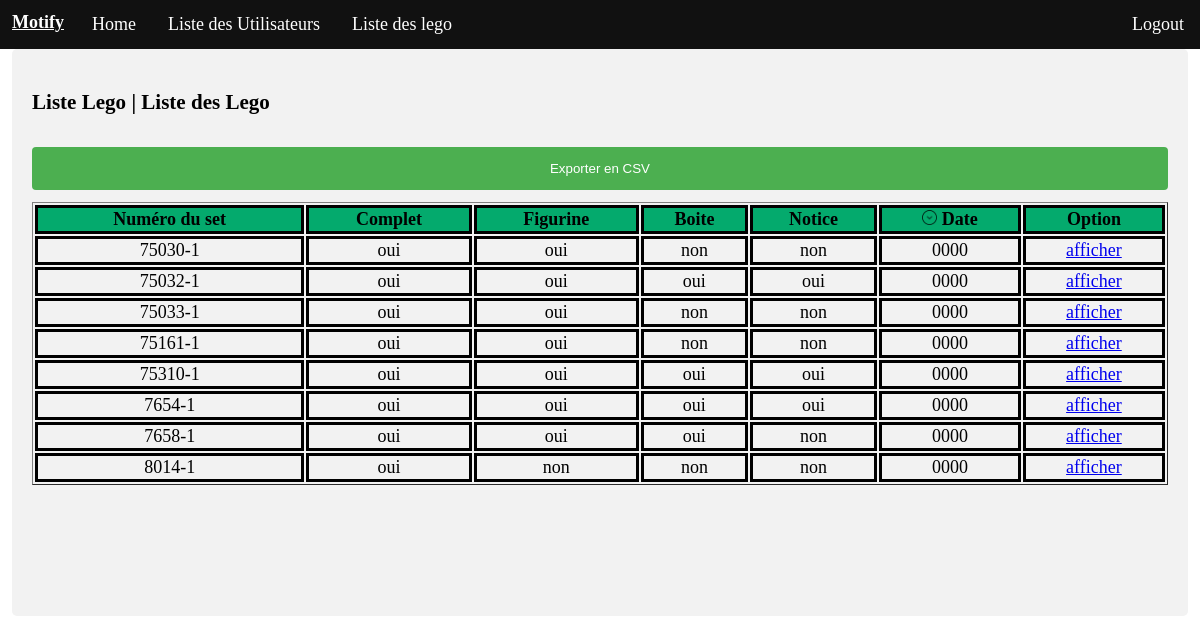
Page /src/LegoList.php (signed in) on the committed database.
### tables this page shows
CREATE TABLE IF NOT EXISTS `lego` (
  `lego_id` char(50) NOT NULL DEFAULT '',
  `lego_complet` char(3) NOT NULL DEFAULT '0',
  `lego_figurine` char(3) NOT NULL DEFAULT '0',
  `lego_boite` char(3) NOT NULL DEFAULT '0',
  `lego_notice` char(3) NOT NULL DEFAULT '0',
  `lego_date` char(4) NOT NULL DEFAULT '0000',
  PRIMARY KEY (`lego_id`)
);

### Classes/Manager/Legomanager.php (called while the page is built, shortened)
<?php
include ('../Classes/Entity/Lego.php');
include('../lib/MotifyLogging.php');
Class LegoManager{
    private $_db;
    public function setDb($db){
        $this->_db = $db;
    }
        public function getList(): array
        {
            $logger = new MotifyLogging();
        $request = $this->_db->query('SELECT `lego_id`, lego_complet, lego_figurine, lego_boite, lego_notice, lego_date FROM lego;');
        $userList = array();
        while ($ligne = $request->fetch(PDO::FETCH_ASSOC)) {
            $user = new Lego($ligne);
            $userList[] = $user;
        }
        return $userList;
    }
    }
?>

### lib/MotifyLogging.php (called while the page is built, shortened)
<?php
 class MotifyLogging{
    private $fichier = '/log/MotifyLog.log';
    public  function getFichier(){
        return $this->fichier;
    }
}

### Classes/Entity/Lego.php (called while the page is built, shortened)
<?php
class Lego
{
    private $Id;
    private $complet;
    private $figurine;
    private $boite;
    private $notice;
    private $date;
    public function hydrate(array $ligne)
    {
        foreach ($ligne as $key => $value) {
            $method = "set" . ucfirst($key);
        }
    }
    public function setLego_id($Id)
    {
        $this->Id = $Id;
        return $this;
    }
    public function getLego_id()
    {
        return $this->Id;
    }
    public function getComplet()
    {
        return $this->complet;
    }
    public function setLego_complet($complet)
    {
        $this->complet = $complet;
        return $this;
    }
    public function getFigurine()
    {
        return $this->figurine;
    }
    public function setLego_figurine($figurine)
    {
        $this->figurine = $figurine;
        return $this;
    }
    public function getBoite()
    {
        return $this->boite;
    }
    public function setLego_boite($boite)
    {
        $this->boite = $boite;
        return $this;
    }
    public function getNotice()
    {
        return $this->notice;
    }
    public function setLego_notice($notice)
    {
        $this->notice = $notice;
        return $this;
    }
    public function getDate()
    {
        return $this->date;
    }
    public function setlego_date($date)
    {
        $this->date = $date;
        return $this;
    }
}

### src/LegoList.php (the view, shortened to what this page needs)
<!DOCTYPE html>
<html lang="fr">
    <head>
    <link rel="stylesheet" href="../Assets/style/style.css">
    </head>
    <body>
        <header>
        <nav class="topnav" id="myTopnav">
                <ul>
                  <li class="title">Motify</li>
                  <li><a href="../index.php">Home</a></li>
                  <li><a href="UserList.php">Liste des Utilisateurs</a></li>
                  <li><a href="LegoList.php">Liste des lego</a></li>
                  <?php
                    if (!$_SESSION['connecter'] == TRUE) {
                        header('Location: connection.php');
                        }else{
                        echo  '<li style="float:right"><a href="deconnect.php">Logout</a></li>';
                        }
                  ?>
                </ul>
              </nav>
          </header>
          <main>
            <div class="formulaire">
                <h3>Liste Lego | Liste des Lego</h3>
            <table border="1px">
                <tr>
                    <th>Numéro du set</th>
                    <th>Complet</th>
                    <th>Figurine</th>
                    <th>Boite</th>
                    <th>Notice</th>
                    <th><img id="sortImg" src="../Assets/picture/icons8-down-button-64.png" width="15" height="15"/> Date</th>
                    <th colspan="3">Option</th>
                </tr>
            <?php
            include('../Classes/Manager/Legomanager.php');
            $db = new PDO(DBHOST, DBUSER, DBPASSWORD);
            $Legomanager = new LegoManager($db);
            $tablego = $Legomanager->getList();
                foreach($tablego as $article)
            {
            echo "<tr>";
            echo "<td>".$article->getLego_id()."</td>";
            echo "<td>".$article->getComplet()."</td>";
            echo "<td>".$article->getFigurine()."</td>";
            echo "<td>".$article->getBoite()."</td>";
            echo "<td>".$article->getNotice()."</td>";
            echo "<td>".$article->getDate()."</td>";
            echo "<td><a href='afficher.php?id=".$article->getLego_id()."'>afficher</a></td>";
            echo "</tr>";
            }
            print("<form method='POST' action='csv.php'>");
            print("<input type='submit' value='Exporter en CSV'>");
            print("</form>");
            ?>
            </table></div>
        </main>
    </body>
</html>

### Assets/style/style.css (style rules this page uses)
html { height: 100%; }
body { margin: 0px; padding: 0px; font-family: consolas; font-size: 18px; height: 100%; }
ul { list-style-type: none; margin: 0; padding: 0; overflow: hidden; background-color: #111; }
li { float: left; }
li a { display: block; color: white; text-align: center; padding: 14px 16px; text-decoration: none; }
.title { padding-top: 1%; color: white; font-weight: bold; padding-left: 1%; padding-right: 1%; text-decoration: underline; }
input[type=submit] { width: 100%; background-color: #4CAF50; color: white; padding: 14px 20px; margin: 1% 0; border: none; border-radius: 4px; cursor: pointer; }
.formulaire { border-radius: 5px; background-color: #f2f2f2; padding: 20px; height: 29.3em; margin-left: 1%; margin-right: 1%; }
table { width: 100%; }
th { border: solid black; text-align: center; background-color: #04AA6D; }
td { border: solid black; text-align: center; }

### rows in the picture
lego: lego_id "75030-1", lego_complet "oui", lego_figurine "oui", lego_boite "non", lego_notice "non", lego_date "0000"
lego: lego_id "75032-1", lego_complet "oui", lego_figurine "oui", lego_boite "oui", lego_notice "oui", lego_date "0000"
lego: lego_id "75033-1", lego_complet "oui", lego_figurine "oui", lego_boite "non", lego_notice "non", lego_date "0000"
lego: lego_id "75161-1", lego_complet "oui", lego_figurine "oui", lego_boite "non", lego_notice "non", lego_date "0000"
lego: lego_id "75310-1", lego_complet "oui", lego_figurine "oui", lego_boite "oui", lego_notice "oui", lego_date "0000"
lego: lego_id "7654-1", lego_complet "oui", lego_figurine "oui", lego_boite "oui", lego_notice "oui", lego_date "0000"
lego: lego_id "7658-1", lego_complet "oui", lego_figurine "oui", lego_boite "oui", lego_notice "non", lego_date "0000"
lego: lego_id "8014-1", lego_complet "oui", lego_figurine "non", lego_boite "non", lego_notice "non", lego_date "0000"
